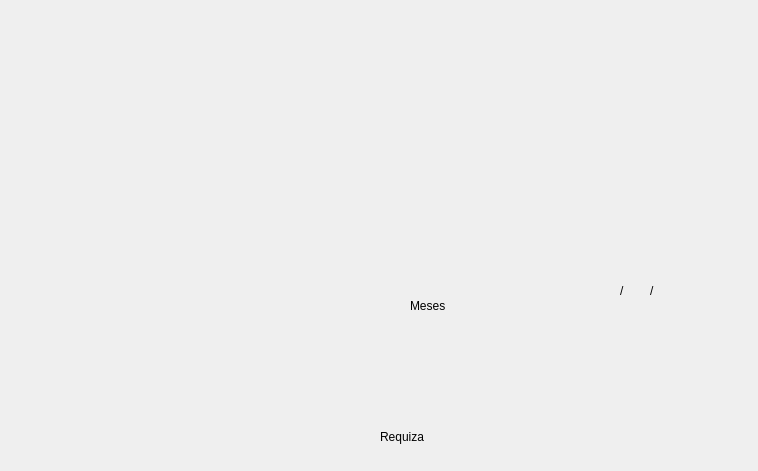
<?xml version="1.0" encoding="UTF-8"?>
<ui version="4.0">
 <class>Dialog</class>
 <widget class="QDialog" name="Dialog">
  <property name="geometry">
   <rect>
    <x>0</x>
    <y>0</y>
    <width>758</width>
    <height>471</height>
   </rect>
  </property>
  <property name="windowTitle">
   <string>Dialog</string>
  </property>
  <property name="styleSheet">
   <string notr="true">QDialog#Dialog {
    background-image: url(:/imagenes/Imagenes/Pasaporte.png);
    background-repeat: no-repeat;
    background-position: center;
    background-size: cover;
}</string>
  </property>
  <widget class="QLabel" name="labelNac">
   <property name="geometry">
    <rect>
     <x>610</x>
     <y>245</y>
     <width>101</width>
     <height>21</height>
    </rect>
   </property>
   <property name="styleSheet">
    <string notr="true">font: 700 10pt &quot;Segoe UI&quot;;</string>
   </property>
   <property name="text">
    <string/>
   </property>
  </widget>
  <widget class="QLabel" name="labelDia">
   <property name="geometry">
    <rect>
     <x>600</x>
     <y>270</y>
     <width>16</width>
     <height>41</height>
    </rect>
   </property>
   <property name="styleSheet">
    <string notr="true">font: 700 10pt &quot;Segoe UI&quot;;</string>
   </property>
   <property name="text">
    <string/>
   </property>
  </widget>
  <widget class="QLabel" name="labelTipoVisita">
   <property name="geometry">
    <rect>
     <x>410</x>
     <y>260</y>
     <width>91</width>
     <height>21</height>
    </rect>
   </property>
   <property name="styleSheet">
    <string notr="true">font: 700 10pt &quot;Segoe UI&quot;;</string>
   </property>
   <property name="text">
    <string/>
   </property>
  </widget>
  <widget class="QLabel" name="labelDuracionVis">
   <property name="geometry">
    <rect>
     <x>390</x>
     <y>290</y>
     <width>51</width>
     <height>31</height>
    </rect>
   </property>
   <property name="styleSheet">
    <string notr="true">font: 700 10pt &quot;Segoe UI&quot;;</string>
   </property>
   <property name="text">
    <string/>
   </property>
  </widget>
  <widget class="QLabel" name="labelEstadoCivil">
   <property name="geometry">
    <rect>
     <x>560</x>
     <y>320</y>
     <width>131</width>
     <height>16</height>
    </rect>
   </property>
   <property name="styleSheet">
    <string notr="true">font: 700 10pt &quot;Segoe UI&quot;;</string>
   </property>
   <property name="text">
    <string/>
   </property>
  </widget>
  <widget class="QLabel" name="labelEstadoVisa">
   <property name="geometry">
    <rect>
     <x>560</x>
     <y>390</y>
     <width>91</width>
     <height>21</height>
    </rect>
   </property>
   <property name="styleSheet">
    <string notr="true">font: 700 10pt &quot;Segoe UI&quot;;</string>
   </property>
   <property name="text">
    <string/>
   </property>
  </widget>
  <widget class="QLabel" name="labelPaisRes">
   <property name="geometry">
    <rect>
     <x>600</x>
     <y>350</y>
     <width>101</width>
     <height>31</height>
    </rect>
   </property>
   <property name="styleSheet">
    <string notr="true">font: 700 10pt &quot;Segoe UI&quot;;</string>
   </property>
   <property name="text">
    <string/>
   </property>
  </widget>
  <widget class="QLabel" name="labelEstaAcomp">
   <property name="geometry">
    <rect>
     <x>420</x>
     <y>360</y>
     <width>80</width>
     <height>16</height>
    </rect>
   </property>
   <property name="styleSheet">
    <string notr="true">font: 700 10pt &quot;Segoe UI&quot;;</string>
   </property>
   <property name="text">
    <string/>
   </property>
  </widget>
  <widget class="QLabel" name="labelPropositoViaje">
   <property name="geometry">
    <rect>
     <x>390</x>
     <y>320</y>
     <width>81</width>
     <height>31</height>
    </rect>
   </property>
   <property name="styleSheet">
    <string notr="true">font: 700 10pt &quot;Segoe UI&quot;;</string>
   </property>
   <property name="text">
    <string/>
   </property>
  </widget>
  <widget class="QLabel" name="labelRequiza">
   <property name="geometry">
    <rect>
     <x>380</x>
     <y>426</y>
     <width>71</width>
     <height>21</height>
    </rect>
   </property>
   <property name="styleSheet">
    <string notr="true">font: 700 10pt &quot;Segoe UI&quot;;</string>
   </property>
   <property name="text">
    <string>Requiza</string>
   </property>
  </widget>
  <widget class="QLabel" name="labelAntecedentes">
   <property name="geometry">
    <rect>
     <x>170</x>
     <y>250</y>
     <width>21</width>
     <height>21</height>
    </rect>
   </property>
   <property name="styleSheet">
    <string notr="true">font: 700 10pt &quot;Segoe UI&quot;;</string>
   </property>
   <property name="text">
    <string/>
   </property>
  </widget>
  <widget class="QLabel" name="labelVisasAnteriores">
   <property name="geometry">
    <rect>
     <x>410</x>
     <y>390</y>
     <width>91</width>
     <height>31</height>
    </rect>
   </property>
   <property name="styleSheet">
    <string notr="true">font: 700 10pt &quot;Segoe UI&quot;;</string>
   </property>
   <property name="text">
    <string/>
   </property>
  </widget>
  <widget class="QPushButton" name="aceptarDatos">
   <property name="geometry">
    <rect>
     <x>8</x>
     <y>15</y>
     <width>141</width>
     <height>41</height>
    </rect>
   </property>
   <property name="styleSheet">
    <string notr="true">QPushButton { background-color: rgba(255, 255, 255, 0); border: none; }</string>
   </property>
   <property name="text">
    <string/>
   </property>
  </widget>
  <widget class="QLabel" name="label">
   <property name="geometry">
    <rect>
     <x>620</x>
     <y>270</y>
     <width>16</width>
     <height>41</height>
    </rect>
   </property>
   <property name="styleSheet">
    <string notr="true">font: 700 10pt &quot;Segoe UI&quot;;</string>
   </property>
   <property name="text">
    <string>/</string>
   </property>
  </widget>
  <widget class="QLabel" name="labelMes">
   <property name="geometry">
    <rect>
     <x>630</x>
     <y>270</y>
     <width>16</width>
     <height>41</height>
    </rect>
   </property>
   <property name="styleSheet">
    <string notr="true">font: 700 10pt &quot;Segoe UI&quot;;</string>
   </property>
   <property name="text">
    <string/>
   </property>
  </widget>
  <widget class="QLabel" name="label_3">
   <property name="geometry">
    <rect>
     <x>650</x>
     <y>270</y>
     <width>16</width>
     <height>41</height>
    </rect>
   </property>
   <property name="styleSheet">
    <string notr="true">font: 700 10pt &quot;Segoe UI&quot;;</string>
   </property>
   <property name="text">
    <string>/</string>
   </property>
  </widget>
  <widget class="QLabel" name="labelAnio">
   <property name="geometry">
    <rect>
     <x>660</x>
     <y>270</y>
     <width>41</width>
     <height>41</height>
    </rect>
   </property>
   <property name="styleSheet">
    <string notr="true">font: 700 10pt &quot;Segoe UI&quot;;</string>
   </property>
   <property name="text">
    <string/>
   </property>
  </widget>
  <widget class="QLabel" name="label_2">
   <property name="geometry">
    <rect>
     <x>410</x>
     <y>285</y>
     <width>51</width>
     <height>41</height>
    </rect>
   </property>
   <property name="styleSheet">
    <string notr="true">font: 700 10pt &quot;Segoe UI&quot;;</string>
   </property>
   <property name="text">
    <string>Meses</string>
   </property>
  </widget>
  <widget class="QLabel" name="labelMesanjeLlegada">
   <property name="geometry">
    <rect>
     <x>510</x>
     <y>10</y>
     <width>231</width>
     <height>41</height>
    </rect>
   </property>
   <property name="styleSheet">
    <string notr="true">font: 700 9pt &quot;Segoe UI&quot;;</string>
   </property>
   <property name="text">
    <string/>
   </property>
  </widget>
 </widget>
 <resources/>
 <connections/>
</ui>
